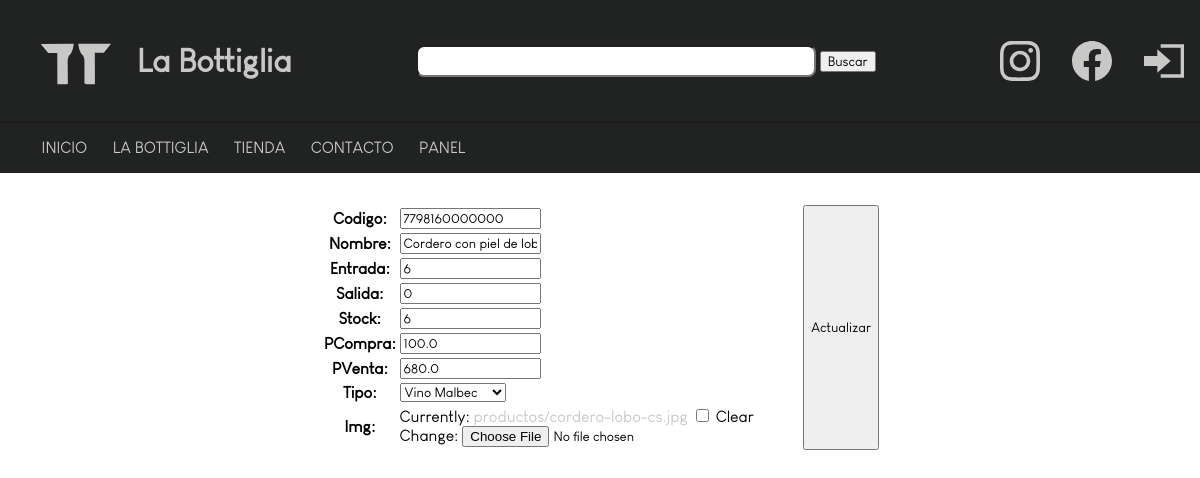
Before: /panel/productos/editar/1 (signed in) with the older database file.
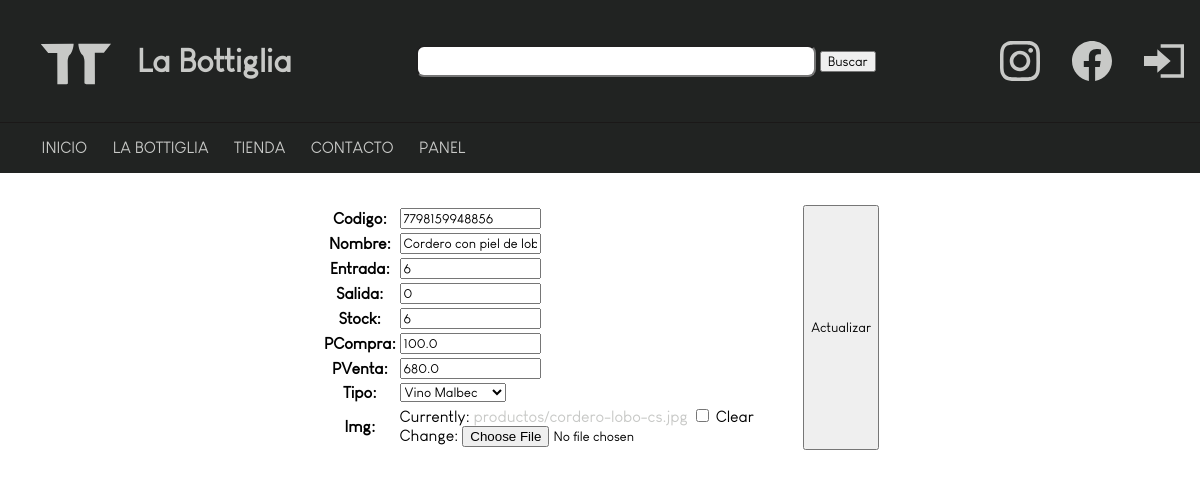
After: the same page with the newer database file.
### database/models.py (models this page shows, shortened)
class bottigliaDb(models.Model):
    codigo = models.CharField(max_length = 50,unique=True)
    nombre = models.CharField(max_length = 50)
    entrada = models.IntegerField()
    salida = models.IntegerField()
    stock = models.IntegerField()
    pCompra = models.FloatField()
    pVenta = models.FloatField()
    TIPO_CHOICES = [
        ('VINOMALBEC' , 'Vino Malbec'),
        ('VINOBLANCO' , 'Vino Blanco'),
        ('VINOBLEND' , 'Vino Blend'),
        ('VINOCABERNET' , 'Vino Cavernet'),
        ('CHAMPANGNE' , 'Champagne'),
        ('RON' , 'Ron'),
        ('WHISKY' , 'Whisky'),
        ('APERITIVO' , 'Aperitivo'),
        ('GIN' , 'Gin'),
        ('CERVEZA' , 'Cerveza'),
        ('CRISTALERIA' , 'Cristaleria'),
        ('TEQUILA','Tequila'),
        ('VODKA' , 'Vodka'),
        ('GASEOSA' , 'Gaseosa'),
        ('JUGOS' , 'Jugos'),
        ('SNACKS' , 'Snacks'),
        ('OTRO' , 'Otro'),
    ]
    tipo = models.CharField(max_length = 15,
    choices=TIPO_CHOICES,
    default='OTRO',
    )
    img = models.ImageField(upload_to='productos',blank=True)

### database/views.py (the view)
# urls.py: path('panel/productos/editar/<pk>',staff_member_required(ProductosUpdate.as_view()),name='panel-productos-editar'),
class ProductosUpdate(UpdateView):
    model = bottigliaDb
    success_url = '/panel/productos/'
    fields = ['codigo','nombre','entrada','salida','stock','pCompra','pVenta','tipo','img']
    template_name ='panel_producto_editar.html'

### tiendaOnline/templates/panel_producto_editar.html (shortened to what this page needs)
{% extends 'base.html' %}
{% block contenido %}
<form method="post">
<div class="container">
<table>
    {{form.as_table}}
</table>
</form>
<input type="submit" value="Actualizar">
{% endblock contenido %}

Changed rows visible on the page:
changed bottigliaDb "Cordero con piel de lobo Cabernet Sauvignon": codigo "7798160000000" → "7798159948856"
